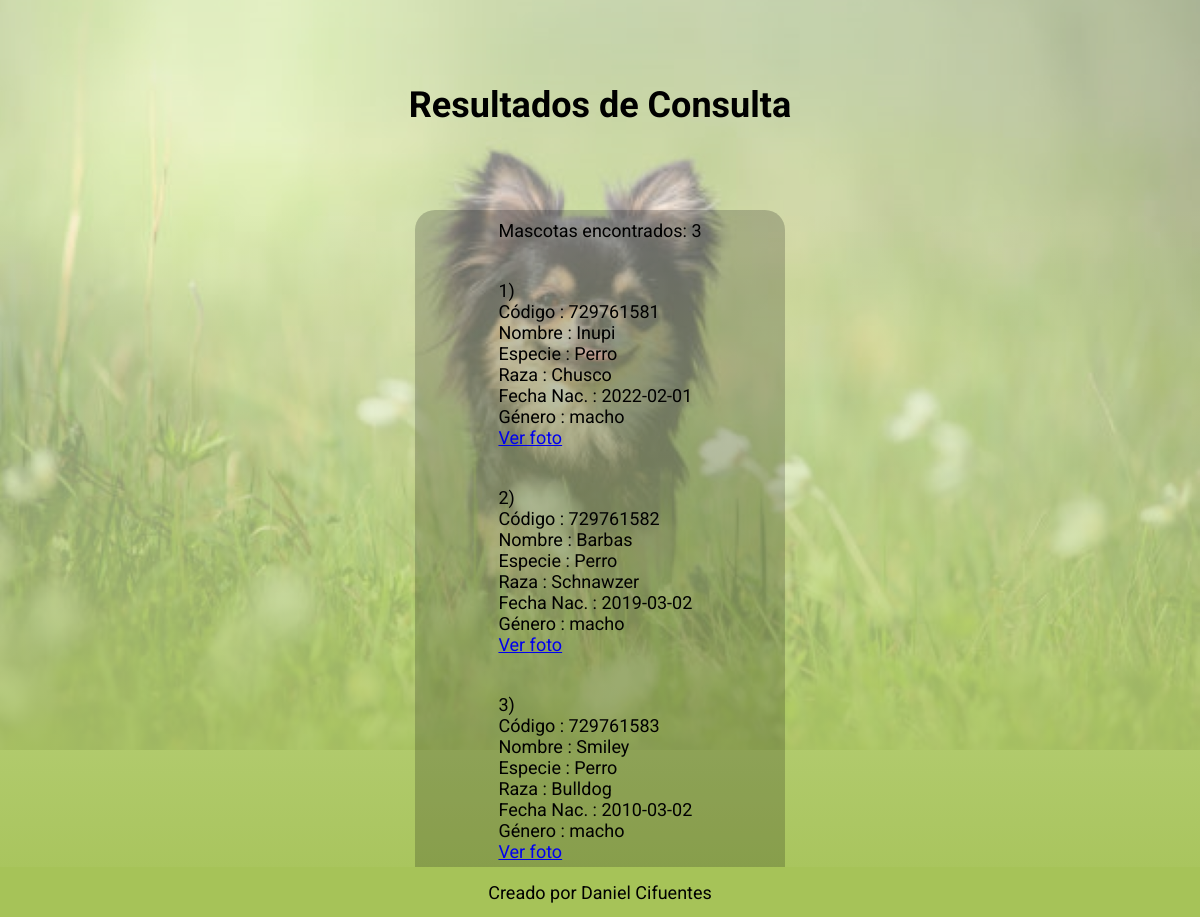
The app's page /consultar/actConsultar.php with its own data.
### tables this page shows
CREATE TABLE IF NOT EXISTS `mascota` (
  `mas_id` varchar(12) NOT NULL,
  `due_id` varchar(9) NOT NULL,
  `mas_nombre` varchar(25) NOT NULL,
  `mas_especie` varchar(20) NOT NULL,
  `mas_raza` varchar(25) NOT NULL,
  `mas_fechanac` date DEFAULT NULL,
  `mas_genero` int(11) DEFAULT NULL,
  `mas_foto` varchar(256) DEFAULT NULL,
  PRIMARY KEY (`mas_id`),
  KEY `FK_mascota_dueño` (`due_id`),
  CONSTRAINT `FK_mascota_dueño` FOREIGN KEY (`due_id`) REFERENCES `dueño` (`due_id`)
);

### consultar/actConsultar.php (the view, shortened to what this page needs)
<?php
$tipo = "";
if (array_key_exists("submitCódigo",$_POST)){
    $tipo = "ID";
}
elseif(array_key_exists("submitNombre",$_POST)){
    $tipo = "Nombre";
}
elseif(array_key_exists("submitEspecie",$_POST)){
    $tipo = "Especie";
}
else{
    $tipo = "Raza";
}
$searchValue = $_REQUEST[$tipo];
$columna = strtolower($tipo);
$sql = "SELECT * FROM mascota WHERE mas_".$columna." LIKE '%".$searchValue."%'";
$conn = mysqli_connect("sql10.freemysqlhosting.net", "sql10486087","aFXPWBC5ZG", "sql10486087");
$result = mysqli_query($conn, $sql);
$num_resultados = mysqli_num_rows($result);
$msg = "Mascotas encontrados: ".$num_resultados."<P>";
for ($i=0; $i <$num_resultados; $i++) {
    $row = mysqli_fetch_array($result);
    $gen = 'macho';
    $msg .= "<br>".($i+1).")";
    $msg .= "<br>Código : ".$row["mas_id"];
    $msg .= "<br>Nombre : ".$row["mas_nombre"];
    $msg .= "<br>Especie : ".$row["mas_especie"];
    $msg .= "<br>Raza : ".$row["mas_raza"];
    $msg .= "<br>Fecha Nac. : ".$row["mas_fechanac"];
    $msg .= "<br>Género : ".$gen;
    $msg .= "<br><a target='_blank' href='".$row["mas_foto"]."'>Ver foto</a>";
    $msg .= "<P>";
}
?>
<!DOCTYPE html>
<html lang="es">
<head>
    <link rel="stylesheet" href="../css/index.css"></link>
    <link rel="stylesheet" href="../css/results.css"></link>
</head>
<body>
    <header id="header" class="centrado-vh">
        <h1 id="bienvenido">Resultados de Consulta</h1>
    </header>
    <main id="main">
        <section id="section" class="centrado-vh">
            <div id="resultado">
                <div id="resultado-txt">
                    <?php echo $msg?>
                </div>
            </div>
            <a href="consultar.html">
                <button id="regresar">Regresar</button>
            </a>
        </section>
        <footer id="footer" class="centrado-vh">
            <span>Creado por Daniel Cifuentes</span>
        </footer>
    </main>
</body>
</html>

### css/index.css (style rules this page uses)
body { margin: 0px; padding: 0px; width: 100%; height: 700px; background-color: #a6c358; background-image: url('../bg.jpg'); background-repeat: no-repeat; background-position: center; background-size: cover; font-size: large; font-family: 'Roboto', sans-serif; }
.centrado-vh { display: flex; align-items: center; justify-content: center; }
#header { height: 30%; text-align: center; background-color: rgba(255, 255, 255,0.5); }
#main { display: flex; flex-direction: column; align-items: center; height: fit-content; min-height: 500px; width: 100%; background: linear-gradient(rgba(255, 255, 255, 0.5), #a6c358); }
#section { display: flex; padding: 10px; flex-direction: column; justify-content: space-around; min-height: 300px; width: 300px; border-radius: 20px; background-color: rgba(0, 0, 0, 0.2); }
button { font-size: large; background:none; border-radius: 10px; font-family: inherit; }
#footer { background-color: rgba(166,195,88,1); width: 100%; height: 50px; position: fixed; bottom: 0px; }

### css/results.css (style rules this page uses)
#section { width: 350px; height: auto; top: 0px; }
#resultado { display: flex; flex-direction: row; }

### records on screen
mascota: mas_id "729761581", mas_nombre "Inupi", mas_especie "Perro", mas_raza "Chusco", mas_fechanac "2022-02-01", gen "macho"
mascota: mas_id "729761582", mas_nombre "Barbas", mas_especie "Perro", mas_raza "Schnawzer", mas_fechanac "2019-03-02", gen "macho"
mascota: mas_id "729761583", mas_nombre "Smiley", mas_especie "Perro", mas_raza "Bulldog", mas_fechanac "2010-03-02", gen "macho"

### other values on screen
$num_resultados "3"
